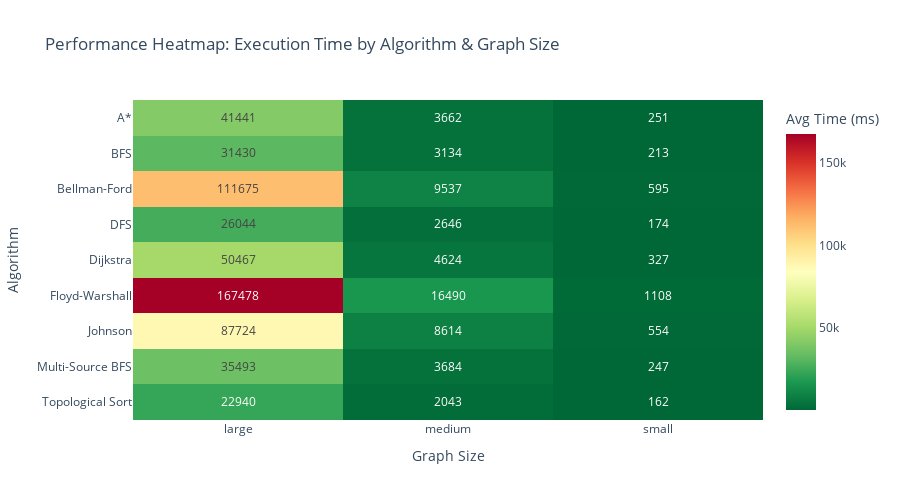

Write notebook code for a chart like this one.
### Markdown cell above
### 5.6 Performance Heatmap

### Code cell
# Create performance matrix for heatmap
performance_matrix = df.groupby(['algorithm', 'graph_size'])['execution_time_ms'].mean().unstack()

fig = px.imshow(
    performance_matrix,
    labels=dict(x='Graph Size', y='Algorithm', color='Avg Time (ms)'),
    x=performance_matrix.columns,
    y=performance_matrix.index,
    color_continuous_scale='RdYlGn_r',
    title=' Performance Heatmap: Execution Time by Algorithm & Graph Size',
    aspect='auto'
)

fig.update_layout(
    paper_bgcolor='white',
    font=dict(size=12, color='#34495E'),
    height=500
)

fig.update_traces(text=performance_matrix.values.round(0), texttemplate='%{text:.0f}')

fig.show()

### Figure 1 — Plotly figure (JSON) as saved in the notebook; plotly's stock layout.template omitted (floating-point values rounded to 4 significant figures)
{"data": [{"coloraxis": "coloraxis", "hovertemplate": "Graph Size: %{x}<br>Algorithm: %{y}<br>Avg Time (ms): %{z}<extra></extra>", "name": "0", "text": [[41440.0, 3662.0, 251.0], [31430.0, 3134.0, 213.0], [111700.0, 9537.0, 595.0], [26040.0, 2646.0, 174.0], [50470.0, 4624.0, 327.0], [167500.0, 16490.0, 1108.0], [87720.0, 8614.0, 554.0], [35490.0, 3684.0, 247.0], [22940.0, 2043.0, 162.0]], "texttemplate": "%{text:.0f}", "type": "heatmap", "x": ["large", "medium", "small"], "xaxis": "x", "y": ["A*", "BFS", "Bellman-Ford", "DFS", "Dijkstra", "Floyd-Warshall", "Johnson", "Multi-Source BFS", "Topological Sort"], "yaxis": "y", "z": [[41440.0, 3662.0, 250.6], [31430.0, 3134.0, 213.3], [111700.0, 9537.0, 595.1], [26040.0, 2646.0, 173.7], [50470.0, 4624.0, 326.8], [167500.0, 16490.0, 1108.0], [87720.0, 8614.0, 553.7], [35490.0, 3684.0, 247.3], [22940.0, 2043.0, 162.2]]}], "layout": {"coloraxis": {"colorbar": {"title": {"text": "Avg Time (ms)"}}, "colorscale": [[0, "rgb(0,104,55)"], [0.1, "rgb(26,152,80)"], [0.2, "rgb(102,189,99)"], [0.3, "rgb(166,217,106)"], [0.4, "rgb(217,239,139)"], [0.5, "rgb(255,255,191)"], [0.6, "rgb(254,224,139)"], [0.7, "rgb(253,174,97)"], [0.8, "rgb(244,109,67)"], [0.9, "rgb(215,48,39)"], [1, "rgb(165,0,38)"]]}, "font": {"color": "#34495E", "size": 12}, "height": 500, "paper_bgcolor": "white", "title": {"text": " Performance Heatmap: Execution Time by Algorithm & Graph Size"}, "xaxis": {"anchor": "y", "domain": [0, 1], "title": {"text": "Graph Size"}}, "yaxis": {"anchor": "x", "autorange": "reversed", "domain": [0, 1], "title": {"text": "Algorithm"}}}}
